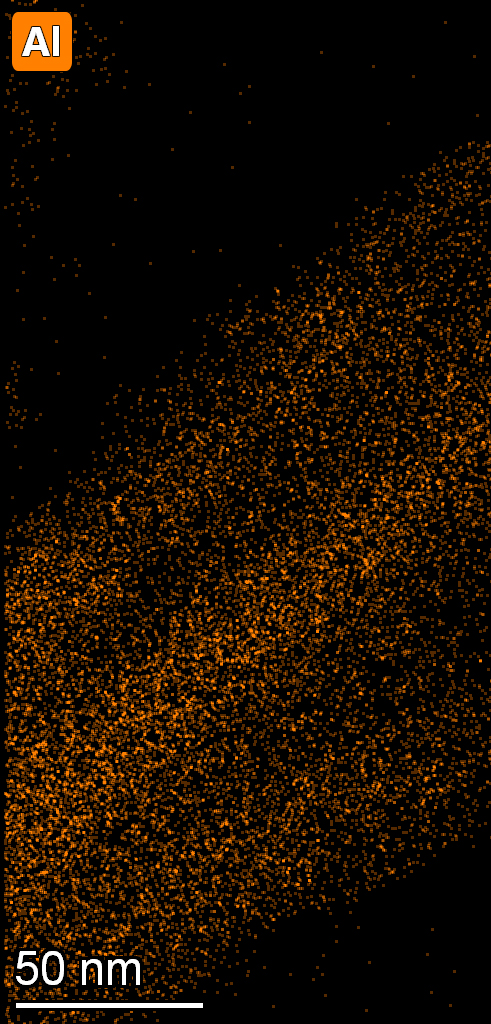
#> input picture HW1/image/Al.jpg, 491 x 1024 px
$ python counting.py
#> lines starting #> are read from the running program, lines starting #| are printed output that depends on the picture
import os.path
import cv2
import numpy as np
import matplotlib.pyplot as plt

# Set paths
# Due to the wrong naming of the Aluminum image, I have already renamed it from AI.jpg to Al.jpg
al_path = os.path.join('image', 'Al.jpg')
fe_path = os.path.join('image', 'Fe.jpg')
p_path = os.path.join('image', 'P.jpg')

# Read images
al = cv2.imread(al_path)
#> al is the input picture: shape (1024, 491, 3); mean B, G, R 1.8, 13.9, 26.4
fe = cv2.imread(fe_path)
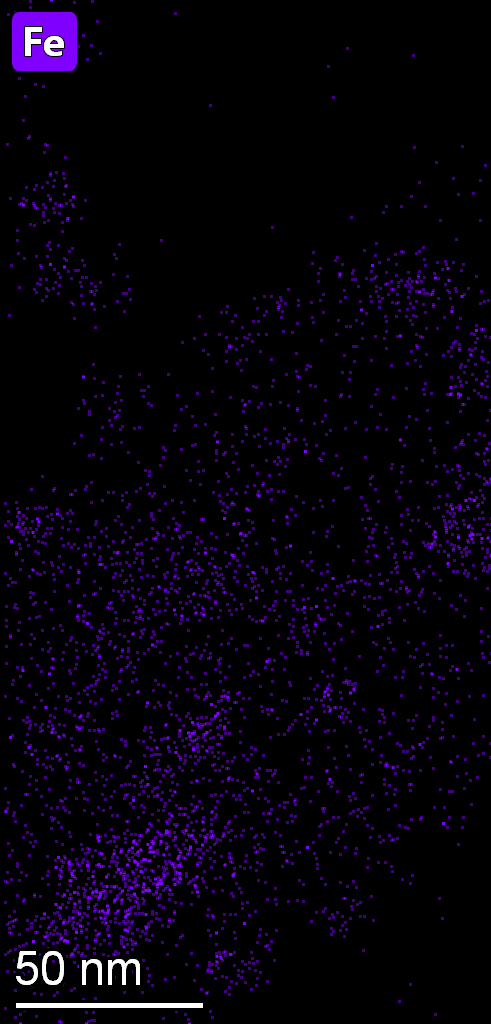
#> input picture HW1/image/Fe.jpg, 491 x 1024 px
#> fe is the input picture: shape (1024, 491, 3); mean B, G, R 11.7, 1.5, 6.6
p = cv2.imread(p_path)
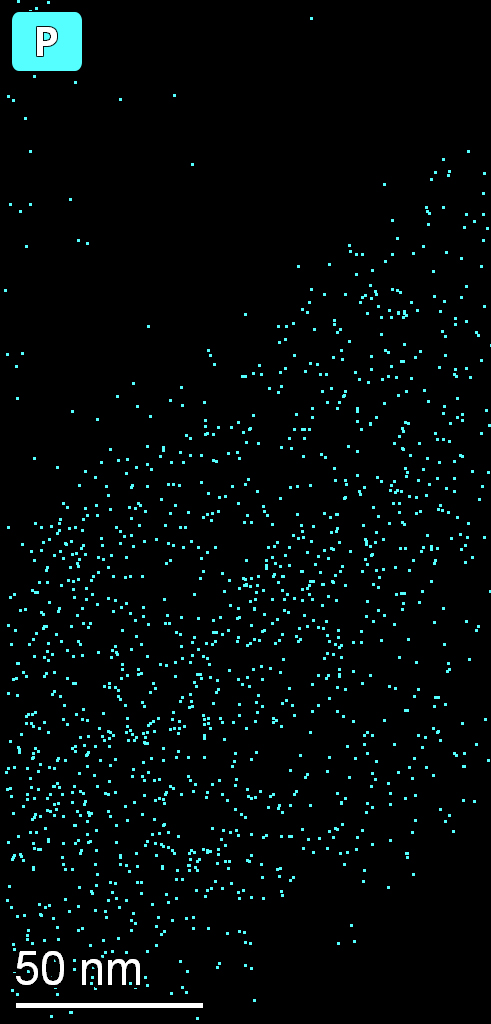
#> input picture HW1/image/P.jpg, 491 x 1024 px
#> p is the input picture: shape (1024, 491, 3); mean B, G, R 9.6, 9.5, 4.1


# RGB TO HSV
def rgb2hsv(img):
    hsv_img = cv2.cvtColor(img, cv2.COLOR_BGR2HSV)
#> hsv_img: shape (1024, 491, 3); mean H, S, V 22.7, 127.1, 26.7
    # split H, S, V
    h, s, v = cv2.split(hsv_img)
    return [h, s, v]


# Plot image
def show_image3(imgs: list):
    plt.figure(figsize=(15, 15))
    for i, img in enumerate(imgs):
        plt.subplot(1, 3, i + 1)
        plt.imshow(cv2.cvtColor(img, cv2.COLOR_BGR2RGB))
        plt.axis('off')
    plt.show()


# Plot HSV image
def show_hsv_image(imgs: list):
    cv2.imshow('H', imgs[0])
    cv2.imshow('S', imgs[1])
    cv2.imshow('V', imgs[2])
    cv2.waitKey(0)
    cv2.destroyAllWindows()


# Remove black and white points and logo
def remove_light(split_img: list):
    h, s, v = split_img
    for i in range(h.shape[0]):
        for j in range(h.shape[1]):
            # Remove black points
            if 0 <= h[i, j] <= 180 and 0 <= v[i, j] <= 46:
                h[i, j] = 0
                s[i, j] = 0
                v[i, j] = 0
            # Remove white points
            elif 0 <= h[i, j] <= 180 and 221 <= v[i, j] <= 255 and 0 <= s[i, j] <= 30:
                h[i, j] = 0
                s[i, j] = 0
                v[i, j] = 0
            # Remove logo area
            if i <= 70 and 180 <= v[i, j] <= 255:
                h[i, j] = 0
                s[i, j] = 0
                v[i, j] = 0

    return [h, s, v]


# Counting
def count_points(img: list):
    h, s, v = img
    counter = 0
    for i in range(v.shape[0]):
        for j in range(v.shape[1]):
            if v[i, j] != 0:
                counter += 1

    return counter


images = [al, fe, p]
# show_image3(images)

hsv_al = rgb2hsv(al)
#> hsv_al = 3 items
hsv_fe = rgb2hsv(fe)
#> in rgb2hsv (call 2), `hsv_img = cv2.cvtColor(img, cv2.COLOR_BGR2HSV)`: hsv_img: shape (1024, 491, 3); mean H, S, V 24.3, 69.2, 11.9
#> hsv_fe = 3 items
hsv_p = rgb2hsv(p)
#> in rgb2hsv (call 3), `hsv_img = cv2.cvtColor(img, cv2.COLOR_BGR2HSV)`: hsv_img: shape (1024, 491, 3); mean H, S, V 12.4, 39.4, 9.7
#> hsv_p = 3 items
# show_hsv_image(hsv_al)

# pre-process
processed_al = remove_light(hsv_al)
#> after the loop in remove_light, `for i in range(h.shape[0]):`:
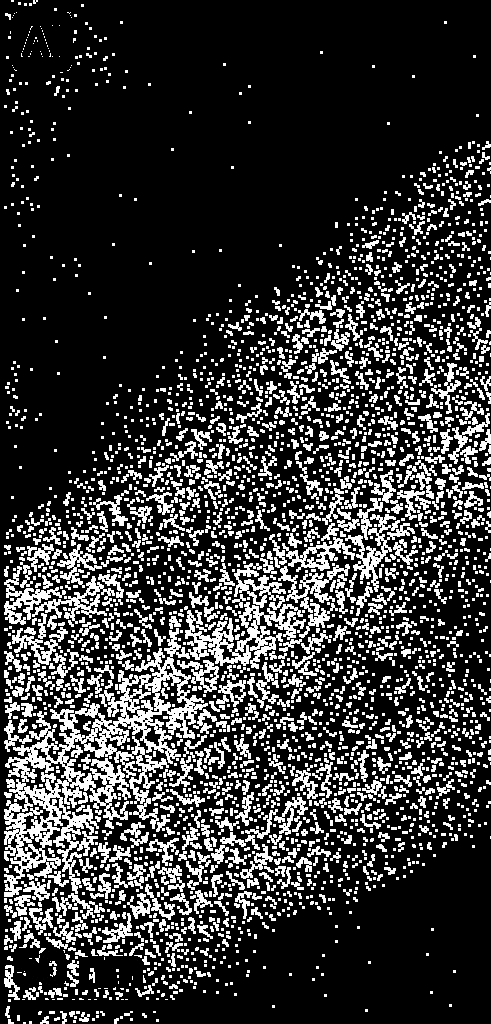
#> s: shape (1024, 491); min 0, max 255, mean 55.1
#> processed_al = 3 items
processed_fe = remove_light(hsv_fe)
#> after the loop in remove_light (call 2), `for i in range(h.shape[0]):`: h: shape (1024, 491); min 0, max 165, mean 8.4
#> after the loop in remove_light (call 2), `for i in range(h.shape[0]):`:
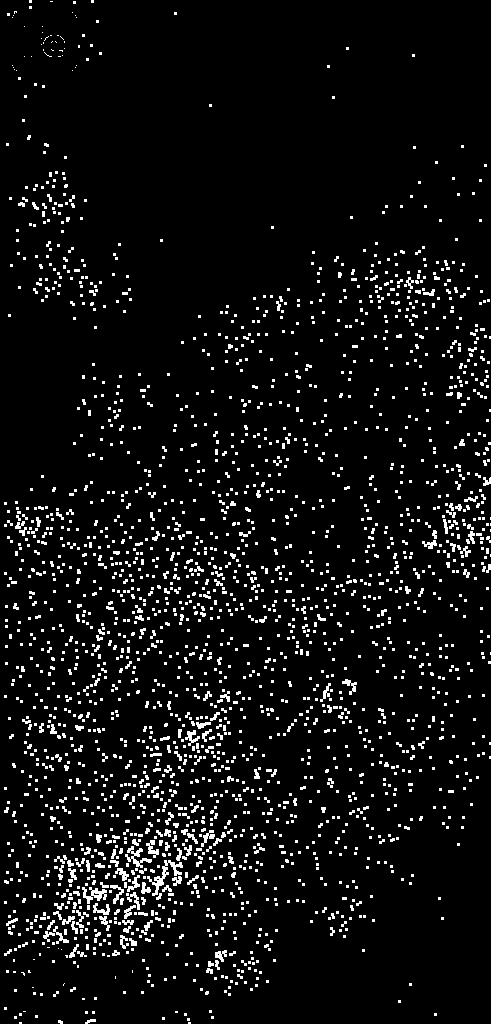
#> s: shape (1024, 491); min 0, max 255, mean 15.8
#> processed_fe = 3 items
processed_p = remove_light(hsv_p)
#> after the loop in remove_light (call 3), `for i in range(h.shape[0]):`: h: shape (1024, 491); min 0, max 165, mean 2.2
#> after the loop in remove_light (call 3), `for i in range(h.shape[0]):`: s: shape (1024, 491); min 0, max 180, mean 4.2
#> after the loop in remove_light (call 3), `for i in range(h.shape[0]):`:
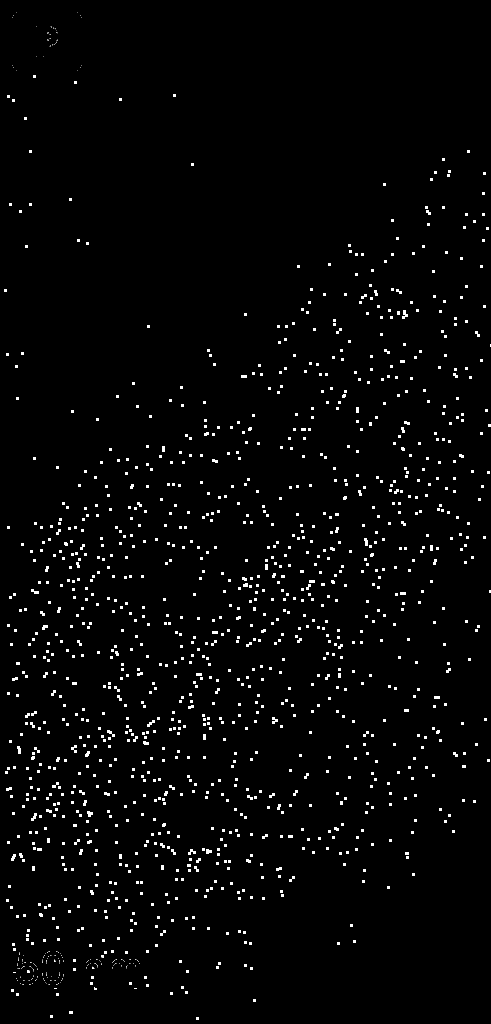
#> v: shape (1024, 491); min 0, max 255, mean 6.3
#> processed_p = 3 items

# counting
counter_al = count_points(processed_al)
#> counter_al = 109393
counter_fe = count_points(processed_fe)
#> counter_fe = 31416
counter_p = count_points(processed_p)
#> counter_p = 12593

print("Al元素的点数：", counter_al)
#| Al元素的点数： 109393
print("Fe元素的点数：", counter_fe)
#| Fe元素的点数： 31416
print("P元素的点数：", counter_p)
#| P元素的点数： 12593


# 求解重叠量，并将两者的重叠量画出来
def count2overlap(img1: list, img2: list):
    h1, s1, v1 = img1
    h2, s2, v2 = img2
    h0 = np.zeros(h1.shape, dtype=np.uint8)
    s0 = np.zeros(s1.shape, dtype=np.uint8)
    v0 = np.zeros(v1.shape, dtype=np.uint8)
    counter = 0
    for i in range(v1.shape[0]):
        for j in range(v1.shape[1]):
            if v1[i, j] != 0 and v2[i, j] != 0:
                h0[i, j] = h1[i, j] + h2[i, j]
                s0[i, j] = s1[i, j] + s2[i, j]
                v0[i, j] = v1[i, j] + v2[i, j]
                counter += 1
#> after the loop, counter = 10891

    return counter, [h0, s0, v0]


# 求解三者的重叠量
def count3overlap(img1: list, img2: list, img3: list):
    h1, s1, v1 = img1
    h2, s2, v2 = img2
    h3, s3, v3 = img3
    h0 = np.zeros(h1.shape, dtype=np.uint8)
    s0 = np.zeros(s1.shape, dtype=np.uint8)
    v0 = np.zeros(v1.shape, dtype=np.uint8)
    counter = 0
    for i in range(v1.shape[0]):
        for j in range(v1.shape[1]):
            if v1[i, j] != 0 and v2[i, j] != 0 and v3[i, j] != 0:
                h0[i, j] = h1[i, j] + h2[i, j] + h3[i, j]
                s0[i, j] = s1[i, j] + s2[i, j] + s3[i, j]
                v0[i, j] = v1[i, j] + v2[i, j] + v3[i, j]
                counter += 1

    return counter, [h0, s0, v0]


# Get 2 overlap
overlap_al_fe, overlap_img_af = count2overlap(processed_al, processed_fe)
#> overlap_al_fe = 10891; overlap_img_af = 3 items
overlap_al_p, overlap_img_ap = count2overlap(processed_al, processed_p)
#> after the loop in count2overlap (call 2), `for i in range(v1.shape[0]):`:
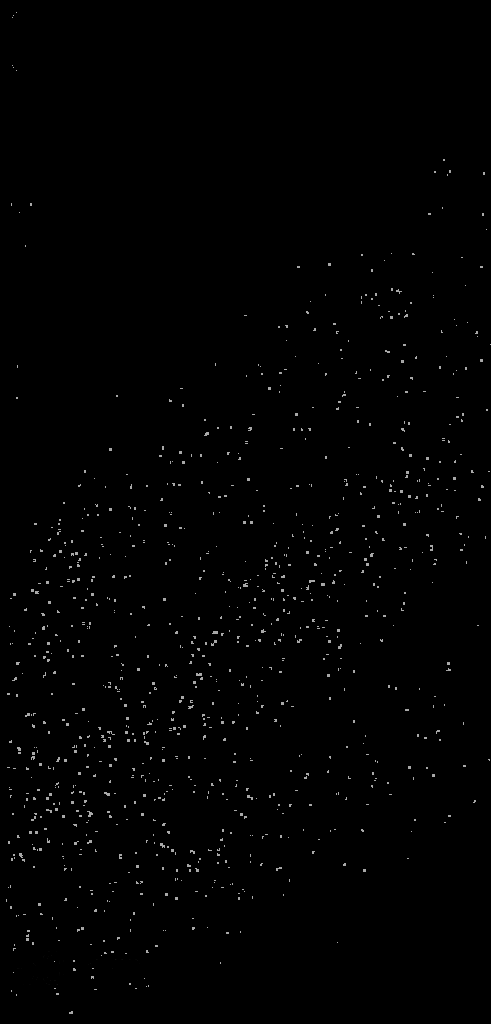
#> s0: shape (1024, 491); min 0, max 173, mean 1.6
#> after the loop in count2overlap (call 2), `for i in range(v1.shape[0]):`: counter = 5009
#> overlap_al_p = 5009; overlap_img_ap = 3 items
overlap_fe_p, overlap_img_fp = count2overlap(processed_fe, processed_p)
#> overlap_fe_p = 1595; overlap_img_fp = 3 items
overlap_img_af = cv2.cvtColor(cv2.merge(overlap_img_af), cv2.COLOR_HSV2BGR)
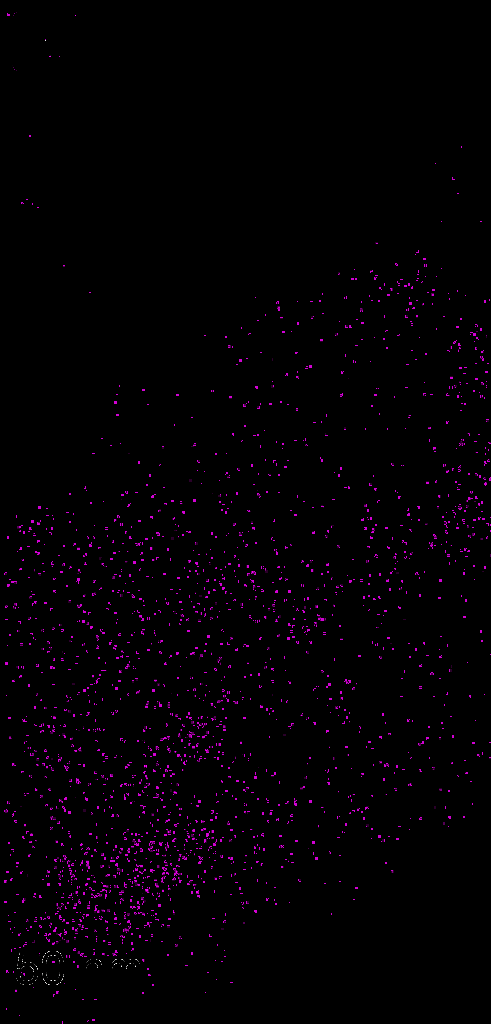
#> overlap_img_af: shape (1024, 491, 3); mean B, G, R 3.6, 0.1, 3.6
overlap_img_ap = cv2.cvtColor(cv2.merge(overlap_img_ap), cv2.COLOR_HSV2BGR)
overlap_img_fp = cv2.cvtColor(cv2.merge(overlap_img_fp), cv2.COLOR_HSV2BGR)
print("Al和Fe的重叠量：", overlap_al_fe)
#| Al和Fe的重叠量： 10891
print("Al和P的重叠量：", overlap_al_p)
#| Al和P的重叠量： 5009
print("Fe和P的重叠量：", overlap_fe_p)
#| Fe和P的重叠量： 1595
# show_image3([overlap_img_af, overlap_img_ap, overlap_img_fp])

# Get 3 overlap
overlap_all, overlap_img_all = count3overlap(processed_al, processed_fe, processed_p)
#> after the loop in count3overlap, `for i in range(v1.shape[0]):`: counter = 746
#> overlap_all = 746; overlap_img_all = 3 items
overlap_img_all = cv2.cvtColor(cv2.merge(overlap_img_all), cv2.COLOR_HSV2BGR)
print("Al, Fe和P的重叠量：", overlap_all)
#| Al, Fe和P的重叠量： 746
# cv2.imshow('Overlay with Al, Fe and P elements', overlap_img_all)
# cv2.waitKey(0)
# cv2.destroyAllWindows()

# Save images
if not os.path.exists('image_out'):
    os.makedirs('image_out')
cv2.imwrite(os.path.join('image_out', 'overlap_img_af.jpg'), overlap_img_af)
cv2.imwrite(os.path.join('image_out', 'overlap_img_ap.jpg'), overlap_img_ap)
cv2.imwrite(os.path.join('image_out', 'overlap_img_fp.jpg'), overlap_img_fp)
cv2.imwrite(os.path.join('image_out', 'overlap_img_all.jpg'), overlap_img_all)
